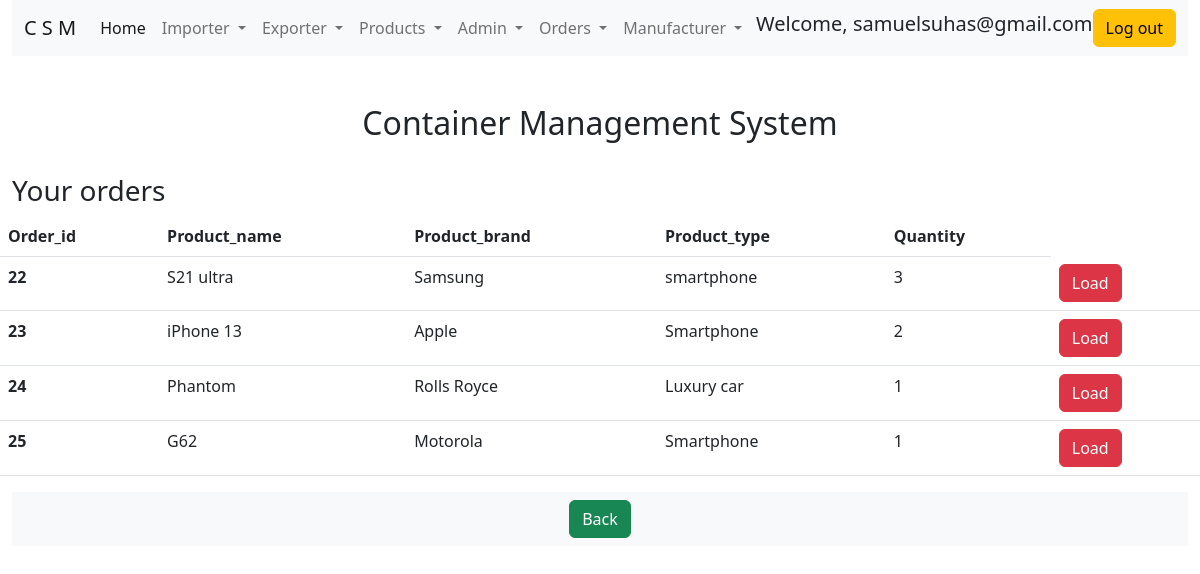
The app's page /received_orders.php (signed in), older data.
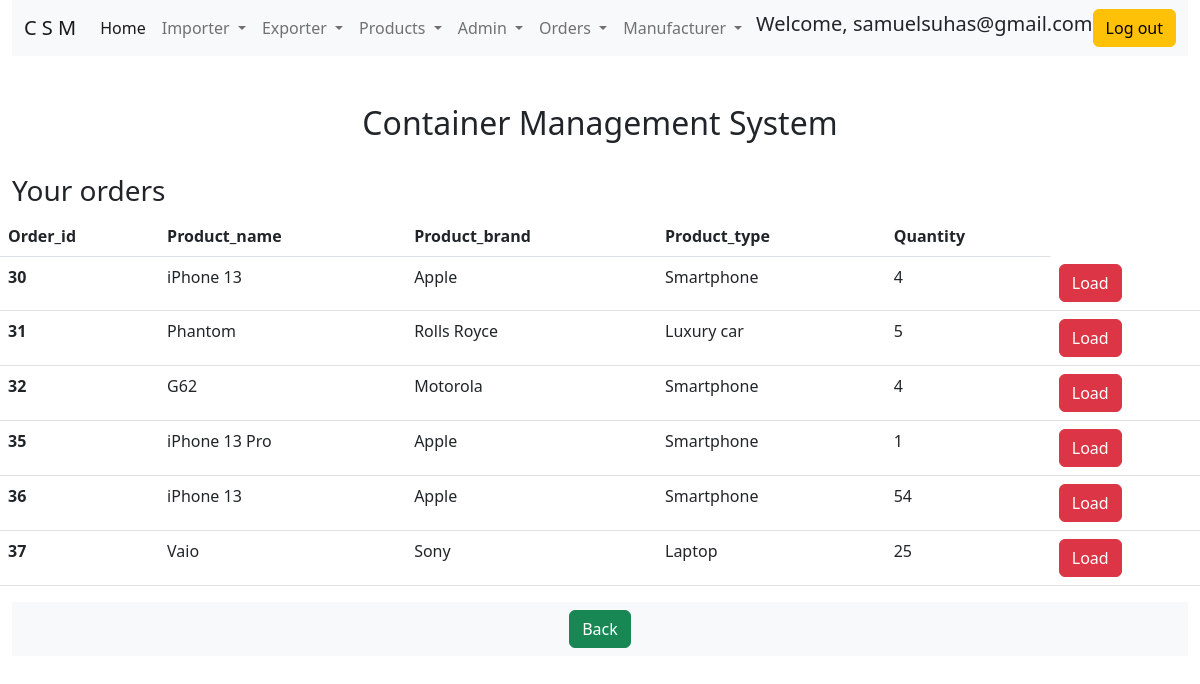
The same page, newer data.
### tables this page shows
CREATE TABLE `orders` (
  `order_id` bigint(20) NOT NULL,
  `user_id` bigint(255) NOT NULL,
  `product_id` bigint(255) NOT NULL,
  `product_name` varchar(255) NOT NULL,
  `product_brand` varchar(255) NOT NULL,
  `product_type` varchar(255) NOT NULL,
  `quantity` bigint(255) NOT NULL,
  `exporter_id` bigint(20) NOT NULL,
  `exporter_name` varchar(100) NOT NULL,
  `warehouseId` bigint(20) NOT NULL
);

### functions.php (called while the page is built, shortened)
<?php
function check_login($con)
{
    if(isset($_SESSION['user_name']))
    {
        $user_name = $_SESSION['user_name'];
        $query = "select * from users where user_name = '$user_name' limit 1";
        $result = mysqli_query($con,$query);
        if($result && mysqli_num_rows($result) > 0)
        {
            $user_data = mysqli_fetch_assoc($result);
            return $user_data;
        }
    }
    die;
}

### received_orders.php (the view, shortened to what the changed rows need)
<?php
include("connection.php");
include("functions.php");
$user_data = check_login($con);
$user_id = $user_data['user_id'];
if($_SERVER['REQUEST_METHOD'] == "GET")
{
        $query = "select * from orders where exporter_id = '{$user_id}'";
        $result = mysqli_query($con, $query);
        if($result)
        {
            if($result && mysqli_num_rows($result) > 0)
            {
                $orders_data = mysqli_fetch_all($result);
            }
            else
            {
                header("Location: addproducts.php");
                die;
            }
        }
    else{
        echo "problem in getting data";
    }
}
?>
<!doctype html>
<html lang="en">
  <head>
    <link href="https://cdn.jsdelivr.net/npm/bootstrap@5.2.1/dist/css/bootstrap.min.css" rel="stylesheet">
  </head>
  <body>
    <div class="container-fluid">
    <nav class="navbar navbar-expand-lg bg-light">
        <div class="container-fluid">
            <div class="collapse navbar-collapse" id="navbarScroll">
                <span class="align-middle mr-2">
                    <h1 class="display-4 fs-5 text-center ">Welcome, <?php echo $user_data['user_name']; ?> </h1>
                </span>
            </div>
        </div>
    </nav>
    <div class="row justify-content-center mt-5">
        <div class="col-6">
            <h1 class="display-4 fs-2 text-center"><b>Container Management System</b></h1>
        </div>
    </div>
      <div class="row mt-4">
          <h1 class="display-4 fs-3 "><b>Your orders</b></h1>
          <table class="table">
            <thead>
                <tr>
                <th scope="col">Order_id</th>
                <th scope="col">Product_name</th>
                <th scope="col">Product_brand</th>
                <th scope="col">Product_type</th>
                <th scope="col">Quantity</th>
                </tr>
            </thead>
            <tbody>
            <?php for ($row = 0; $row < count($orders_data); $row++) {?>
              <tr>
                <th scope="row"><?php echo $orders_data[$row][0] ?></th>
                <td><?php echo $orders_data[$row][3] ?></td>
                <td><?php echo $orders_data[$row][4] ?></td>
                <td><?php echo $orders_data[$row][5] ?></td>
                <td><?php echo $orders_data[$row][6] ?></td>
                <td>
                    <a href="http://localhost/Container-Scheduling-and-management/loadingorder.php?oid=<?php echo $orders_data[$row][0]; ?>">
                    <button type="button" class="btn btn-danger"> Load   </button>
                    </a>
                </td>
              </tr>
              <?php } ?>
            </tbody>
          </table>
      </div>
  </body>
</html>

Row changes from the older to the newer data that the page shows:
removed orders: order_id "22", product_name "S21 ultra", product_brand "Samsung", product_type "smartphone", quantity "3"
removed orders: order_id "23", product_name "iPhone 13", product_brand "Apple", product_type "Smartphone", quantity "2"
removed orders: order_id "24", product_name "Phantom", product_brand "Rolls Royce", product_type "Luxury car", quantity "1"
removed orders: order_id "25", product_name "G62", product_brand "Motorola", product_type "Smartphone", quantity "1"
added orders: order_id "30", product_name "iPhone 13", product_brand "Apple", product_type "Smartphone", quantity "4"
added orders: order_id "31", product_name "Phantom", product_brand "Rolls Royce", product_type "Luxury car", quantity "5"
added orders: order_id "32", product_name "G62", product_brand "Motorola", product_type "Smartphone", quantity "4"
added orders: order_id "35", product_name "iPhone 13 Pro", product_brand "Apple", product_type "Smartphone", quantity "1"
added orders: order_id "36", product_name "iPhone 13", product_brand "Apple", product_type "Smartphone", quantity "54"
added orders: order_id "37", product_name "Vaio", product_brand "Sony", product_type "Laptop", quantity "25"
